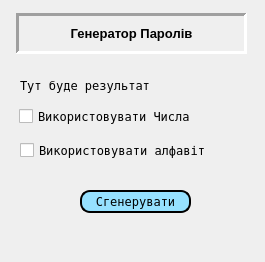
<?xml version="1.0" encoding="UTF-8"?>
<ui version="4.0">
 <class>MainWindow</class>
 <widget class="QMainWindow" name="MainWindow">
  <property name="geometry">
   <rect>
    <x>0</x>
    <y>0</y>
    <width>265</width>
    <height>262</height>
   </rect>
  </property>
  <property name="windowTitle">
   <string>MainWindow</string>
  </property>
  <widget class="QWidget" name="centralwidget">
   <widget class="QLabel" name="lb_header">
    <property name="enabled">
     <bool>true</bool>
    </property>
    <property name="geometry">
     <rect>
      <x>16</x>
      <y>13</y>
      <width>231</width>
      <height>41</height>
     </rect>
    </property>
    <property name="font">
     <font>
      <family>Microsoft Sans Serif</family>
      <pointsize>10</pointsize>
      <weight>75</weight>
      <bold>true</bold>
     </font>
    </property>
    <property name="autoFillBackground">
     <bool>true</bool>
    </property>
    <property name="frameShape">
     <enum>QFrame::Panel</enum>
    </property>
    <property name="frameShadow">
     <enum>QFrame::Sunken</enum>
    </property>
    <property name="lineWidth">
     <number>3</number>
    </property>
    <property name="text">
     <string>Генератор Паролів</string>
    </property>
    <property name="scaledContents">
     <bool>false</bool>
    </property>
    <property name="alignment">
     <set>Qt::AlignCenter</set>
    </property>
   </widget>
   <widget class="QLabel" name="lb_result">
    <property name="geometry">
     <rect>
      <x>20</x>
      <y>70</y>
      <width>181</width>
      <height>31</height>
     </rect>
    </property>
    <property name="font">
     <font>
      <family>Fixedsys</family>
     </font>
    </property>
    <property name="text">
     <string>Тут буде результат</string>
    </property>
   </widget>
   <widget class="QCheckBox" name="ch8_number">
    <property name="geometry">
     <rect>
      <x>19</x>
      <y>106</y>
      <width>211</width>
      <height>21</height>
     </rect>
    </property>
    <property name="font">
     <font>
      <family>Fixedsys</family>
     </font>
    </property>
    <property name="text">
     <string>Використовувати Числа</string>
    </property>
   </widget>
   <widget class="QCheckBox" name="ch8_alph">
    <property name="geometry">
     <rect>
      <x>20</x>
      <y>140</y>
      <width>211</width>
      <height>21</height>
     </rect>
    </property>
    <property name="font">
     <font>
      <family>Fixedsys</family>
     </font>
    </property>
    <property name="text">
     <string>Використовувати алфавіт</string>
    </property>
   </widget>
   <widget class="QPushButton" name="btn_generator">
    <property name="geometry">
     <rect>
      <x>80</x>
      <y>190</y>
      <width>111</width>
      <height>23</height>
     </rect>
    </property>
    <property name="font">
     <font>
      <family>Fixedsys</family>
     </font>
    </property>
    <property name="styleSheet">
     <string notr="true">border: 2px solid #000000;
border-radius: 10px;
background-color: #96e1ff</string>
    </property>
    <property name="text">
     <string>Сгенерувати</string>
    </property>
   </widget>
  </widget>
 </widget>
 <resources/>
 <connections/>
</ui>
